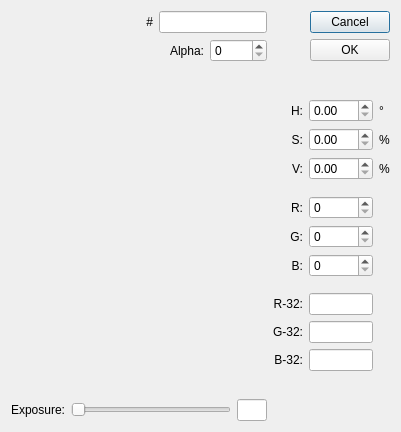
<?xml version="1.0" encoding="UTF-8"?>
<ui version="4.0">
 <class>ColorDialog</class>
 <widget class="QDialog" name="ColorDialog">
  <property name="geometry">
   <rect>
    <x>0</x>
    <y>0</y>
    <width>397</width>
    <height>432</height>
   </rect>
  </property>
  <property name="maximumSize">
   <size>
    <width>397</width>
    <height>432</height>
   </size>
  </property>
  <property name="windowTitle">
   <string>Color Picker</string>
  </property>
  <property name="windowIcon">
   <iconset resource="../QtResources/resources.qrc">
    <normaloff>:/GuiFoundation/Icons/ezEditor16.png</normaloff>:/GuiFoundation/Icons/ezEditor16.png</iconset>
  </property>
  <layout class="QHBoxLayout" name="horizontalLayout_6">
   <item>
    <layout class="QGridLayout" name="gridLayout_2">
     <item row="0" column="0">
      <layout class="QHBoxLayout" name="horizontalLayout_5">
       <item>
        <layout class="QVBoxLayout" name="verticalLayout_5">
         <item>
          <widget class="ezQtColorCompareWidget" name="ColorCompare" native="true">
           <property name="sizePolicy">
            <sizepolicy hsizetype="Fixed" vsizetype="Fixed">
             <horstretch>0</horstretch>
             <verstretch>0</verstretch>
            </sizepolicy>
           </property>
           <property name="minimumSize">
            <size>
             <width>64</width>
             <height>64</height>
            </size>
           </property>
           <property name="maximumSize">
            <size>
             <width>64</width>
             <height>64</height>
            </size>
           </property>
          </widget>
         </item>
         <item>
          <spacer name="verticalSpacer_8">
           <property name="orientation">
            <enum>Qt::Vertical</enum>
           </property>
           <property name="sizeHint" stdset="0">
            <size>
             <width>17</width>
             <height>0</height>
            </size>
           </property>
          </spacer>
         </item>
        </layout>
       </item>
       <item>
        <spacer name="horizontalSpacer_2">
         <property name="orientation">
          <enum>Qt::Horizontal</enum>
         </property>
         <property name="sizeHint" stdset="0">
          <size>
           <width>40</width>
           <height>20</height>
          </size>
         </property>
        </spacer>
       </item>
       <item>
        <layout class="QVBoxLayout" name="verticalLayout_4">
         <item>
          <layout class="QHBoxLayout" name="horizontalLayout_4">
           <item>
            <widget class="QLabel" name="label_8">
             <property name="text">
              <string>#</string>
             </property>
             <property name="alignment">
              <set>Qt::AlignRight|Qt::AlignTrailing|Qt::AlignVCenter</set>
             </property>
            </widget>
           </item>
           <item>
            <widget class="QLineEdit" name="LineHEX"/>
           </item>
          </layout>
         </item>
         <item>
          <layout class="QHBoxLayout" name="horizontalLayout_2">
           <item>
            <widget class="QLabel" name="LabelAlpha">
             <property name="text">
              <string>Alpha:</string>
             </property>
             <property name="alignment">
              <set>Qt::AlignRight|Qt::AlignTrailing|Qt::AlignVCenter</set>
             </property>
            </widget>
           </item>
           <item>
            <widget class="ezQtDoubleSpinBox" name="SpinAlpha">
             <property name="decimals">
              <number>0</number>
             </property>
             <property name="maximum">
              <double>255.000000000000000</double>
             </property>
            </widget>
           </item>
          </layout>
         </item>
         <item>
          <spacer name="verticalSpacer_3">
           <property name="orientation">
            <enum>Qt::Vertical</enum>
           </property>
           <property name="sizeHint" stdset="0">
            <size>
             <width>20</width>
             <height>0</height>
            </size>
           </property>
          </spacer>
         </item>
        </layout>
       </item>
      </layout>
     </item>
     <item row="0" column="1">
      <layout class="QHBoxLayout" name="horizontalLayout_3">
       <item>
        <spacer name="horizontalSpacer">
         <property name="orientation">
          <enum>Qt::Horizontal</enum>
         </property>
         <property name="sizeHint" stdset="0">
          <size>
           <width>40</width>
           <height>20</height>
          </size>
         </property>
        </spacer>
       </item>
       <item>
        <layout class="QVBoxLayout" name="verticalLayout_3">
         <item>
          <widget class="QPushButton" name="ButtonCancel">
           <property name="text">
            <string>Cancel</string>
           </property>
          </widget>
         </item>
         <item>
          <widget class="QPushButton" name="ButtonOk">
           <property name="text">
            <string>OK</string>
           </property>
          </widget>
         </item>
         <item>
          <spacer name="verticalSpacer_5">
           <property name="orientation">
            <enum>Qt::Vertical</enum>
           </property>
           <property name="sizeHint" stdset="0">
            <size>
             <width>20</width>
             <height>0</height>
            </size>
           </property>
          </spacer>
         </item>
        </layout>
       </item>
      </layout>
     </item>
     <item row="1" column="0">
      <layout class="QVBoxLayout" name="verticalLayout_2">
       <item>
        <widget class="ezQtColorAreaWidget" name="ColorArea" native="true">
         <property name="sizePolicy">
          <sizepolicy hsizetype="Fixed" vsizetype="Fixed">
           <horstretch>0</horstretch>
           <verstretch>0</verstretch>
          </sizepolicy>
         </property>
         <property name="minimumSize">
          <size>
           <width>256</width>
           <height>256</height>
          </size>
         </property>
         <property name="maximumSize">
          <size>
           <width>256</width>
           <height>256</height>
          </size>
         </property>
        </widget>
       </item>
       <item>
        <widget class="ezQtColorRangeWidget" name="ColorRange" native="true">
         <property name="sizePolicy">
          <sizepolicy hsizetype="Fixed" vsizetype="Fixed">
           <horstretch>0</horstretch>
           <verstretch>0</verstretch>
          </sizepolicy>
         </property>
         <property name="minimumSize">
          <size>
           <width>256</width>
           <height>32</height>
          </size>
         </property>
         <property name="maximumSize">
          <size>
           <width>256</width>
           <height>32</height>
          </size>
         </property>
        </widget>
       </item>
       <item>
        <spacer name="verticalSpacer_4">
         <property name="orientation">
          <enum>Qt::Vertical</enum>
         </property>
         <property name="sizeHint" stdset="0">
          <size>
           <width>20</width>
           <height>0</height>
          </size>
         </property>
        </spacer>
       </item>
      </layout>
     </item>
     <item row="1" column="1">
      <layout class="QVBoxLayout" name="verticalLayout">
       <item>
        <layout class="QGridLayout" name="gridLayout">
         <item row="1" column="1">
          <widget class="ezQtDoubleSpinBox" name="SpinSaturation">
           <property name="maximum">
            <double>100.000000000000000</double>
           </property>
          </widget>
         </item>
         <item row="4" column="1">
          <widget class="ezQtDoubleSpinBox" name="SpinRed">
           <property name="decimals">
            <number>0</number>
           </property>
           <property name="maximum">
            <double>255.000000000000000</double>
           </property>
          </widget>
         </item>
         <item row="1" column="2">
          <widget class="QLabel" name="label_4">
           <property name="text">
            <string>%</string>
           </property>
          </widget>
         </item>
         <item row="6" column="1">
          <widget class="ezQtDoubleSpinBox" name="SpinBlue">
           <property name="decimals">
            <number>0</number>
           </property>
           <property name="maximum">
            <double>255.000000000000000</double>
           </property>
          </widget>
         </item>
         <item row="8" column="1">
          <widget class="QLineEdit" name="LineRed32">
           <property name="readOnly">
            <bool>true</bool>
           </property>
          </widget>
         </item>
         <item row="2" column="0">
          <widget class="QLabel" name="label_6">
           <property name="text">
            <string>V:</string>
           </property>
           <property name="alignment">
            <set>Qt::AlignRight|Qt::AlignTrailing|Qt::AlignVCenter</set>
           </property>
          </widget>
         </item>
         <item row="3" column="1">
          <spacer name="verticalSpacer">
           <property name="orientation">
            <enum>Qt::Vertical</enum>
           </property>
           <property name="sizeType">
            <enum>QSizePolicy::Fixed</enum>
           </property>
           <property name="sizeHint" stdset="0">
            <size>
             <width>20</width>
             <height>10</height>
            </size>
           </property>
          </spacer>
         </item>
         <item row="2" column="2">
          <widget class="QLabel" name="label_5">
           <property name="text">
            <string>%</string>
           </property>
          </widget>
         </item>
         <item row="11" column="1">
          <spacer name="verticalSpacer_7">
           <property name="orientation">
            <enum>Qt::Vertical</enum>
           </property>
           <property name="sizeHint" stdset="0">
            <size>
             <width>20</width>
             <height>0</height>
            </size>
           </property>
          </spacer>
         </item>
         <item row="7" column="1">
          <spacer name="verticalSpacer_2">
           <property name="orientation">
            <enum>Qt::Vertical</enum>
           </property>
           <property name="sizeType">
            <enum>QSizePolicy::Fixed</enum>
           </property>
           <property name="sizeHint" stdset="0">
            <size>
             <width>20</width>
             <height>10</height>
            </size>
           </property>
          </spacer>
         </item>
         <item row="9" column="1">
          <widget class="QLineEdit" name="LineGreen32">
           <property name="readOnly">
            <bool>true</bool>
           </property>
          </widget>
         </item>
         <item row="0" column="2">
          <widget class="QLabel" name="label_2">
           <property name="text">
            <string>°</string>
           </property>
          </widget>
         </item>
         <item row="9" column="0">
          <widget class="QLabel" name="LabelG32">
           <property name="text">
            <string>G-32:</string>
           </property>
           <property name="alignment">
            <set>Qt::AlignRight|Qt::AlignTrailing|Qt::AlignVCenter</set>
           </property>
          </widget>
         </item>
         <item row="2" column="1">
          <widget class="ezQtDoubleSpinBox" name="SpinValue">
           <property name="maximum">
            <double>100.000000000000000</double>
           </property>
          </widget>
         </item>
         <item row="5" column="1">
          <widget class="ezQtDoubleSpinBox" name="SpinGreen">
           <property name="decimals">
            <number>0</number>
           </property>
           <property name="maximum">
            <double>255.000000000000000</double>
           </property>
          </widget>
         </item>
         <item row="10" column="0">
          <widget class="QLabel" name="LabelB32">
           <property name="text">
            <string>B-32:</string>
           </property>
           <property name="alignment">
            <set>Qt::AlignRight|Qt::AlignTrailing|Qt::AlignVCenter</set>
           </property>
          </widget>
         </item>
         <item row="1" column="0">
          <widget class="QLabel" name="label_3">
           <property name="text">
            <string>S:</string>
           </property>
           <property name="alignment">
            <set>Qt::AlignRight|Qt::AlignTrailing|Qt::AlignVCenter</set>
           </property>
          </widget>
         </item>
         <item row="8" column="0">
          <widget class="QLabel" name="LabelR32">
           <property name="text">
            <string>R-32:</string>
           </property>
           <property name="alignment">
            <set>Qt::AlignRight|Qt::AlignTrailing|Qt::AlignVCenter</set>
           </property>
          </widget>
         </item>
         <item row="0" column="1">
          <widget class="ezQtDoubleSpinBox" name="SpinHue">
           <property name="maximum">
            <double>359.000000000000000</double>
           </property>
          </widget>
         </item>
         <item row="6" column="0">
          <widget class="QLabel" name="label_11">
           <property name="text">
            <string>B:</string>
           </property>
           <property name="alignment">
            <set>Qt::AlignRight|Qt::AlignTrailing|Qt::AlignVCenter</set>
           </property>
          </widget>
         </item>
         <item row="5" column="0">
          <widget class="QLabel" name="label_9">
           <property name="text">
            <string>G:</string>
           </property>
           <property name="alignment">
            <set>Qt::AlignRight|Qt::AlignTrailing|Qt::AlignVCenter</set>
           </property>
          </widget>
         </item>
         <item row="4" column="0">
          <widget class="QLabel" name="label_7">
           <property name="text">
            <string>R:</string>
           </property>
           <property name="alignment">
            <set>Qt::AlignRight|Qt::AlignTrailing|Qt::AlignVCenter</set>
           </property>
          </widget>
         </item>
         <item row="10" column="1">
          <widget class="QLineEdit" name="LineBlue32">
           <property name="readOnly">
            <bool>true</bool>
           </property>
          </widget>
         </item>
         <item row="0" column="0">
          <widget class="QLabel" name="label">
           <property name="text">
            <string>H:</string>
           </property>
           <property name="alignment">
            <set>Qt::AlignRight|Qt::AlignTrailing|Qt::AlignVCenter</set>
           </property>
          </widget>
         </item>
        </layout>
       </item>
      </layout>
     </item>
     <item row="2" column="0">
      <layout class="QHBoxLayout" name="horizontalLayout">
       <item>
        <widget class="QLabel" name="LabelExposure">
         <property name="text">
          <string>Exposure:</string>
         </property>
        </widget>
       </item>
       <item>
        <widget class="QSlider" name="SliderExposure">
         <property name="maximum">
          <number>20</number>
         </property>
         <property name="orientation">
          <enum>Qt::Horizontal</enum>
         </property>
        </widget>
       </item>
       <item>
        <widget class="QLineEdit" name="LineExposure">
         <property name="sizePolicy">
          <sizepolicy hsizetype="Minimum" vsizetype="Fixed">
           <horstretch>0</horstretch>
           <verstretch>0</verstretch>
          </sizepolicy>
         </property>
         <property name="maximumSize">
          <size>
           <width>30</width>
           <height>16777215</height>
          </size>
         </property>
         <property name="readOnly">
          <bool>true</bool>
         </property>
        </widget>
       </item>
      </layout>
     </item>
    </layout>
   </item>
  </layout>
 </widget>
 <customwidgets>
  <customwidget>
   <class>ezQtColorRangeWidget</class>
   <extends>QWidget</extends>
   <header location="global">GuiFoundation/UIServices/ColorDlgWidgets.moc.h</header>
   <container>1</container>
  </customwidget>
  <customwidget>
   <class>ezQtColorAreaWidget</class>
   <extends>QWidget</extends>
   <header location="global">GuiFoundation/UIServices/ColorDlgWidgets.moc.h</header>
   <container>1</container>
  </customwidget>
  <customwidget>
   <class>ezQtColorCompareWidget</class>
   <extends>QWidget</extends>
   <header location="global">GuiFoundation/UIServices/ColorDlgWidgets.moc.h</header>
   <container>1</container>
  </customwidget>
  <customwidget>
   <class>ezQtDoubleSpinBox</class>
   <extends>QDoubleSpinBox</extends>
   <header location="global">GuiFoundation/Widgets/DoubleSpinBox.moc.h</header>
  </customwidget>
 </customwidgets>
 <tabstops>
  <tabstop>SpinHue</tabstop>
  <tabstop>SpinSaturation</tabstop>
  <tabstop>SpinValue</tabstop>
  <tabstop>SpinRed</tabstop>
  <tabstop>SpinGreen</tabstop>
  <tabstop>SpinBlue</tabstop>
  <tabstop>LineRed32</tabstop>
  <tabstop>LineGreen32</tabstop>
  <tabstop>LineBlue32</tabstop>
  <tabstop>SliderExposure</tabstop>
  <tabstop>LineExposure</tabstop>
  <tabstop>LineHEX</tabstop>
  <tabstop>SpinAlpha</tabstop>
  <tabstop>ButtonCancel</tabstop>
  <tabstop>ButtonOk</tabstop>
 </tabstops>
 <resources>
  <include location="../QtResources/resources.qrc"/>
 </resources>
 <connections/>
</ui>
